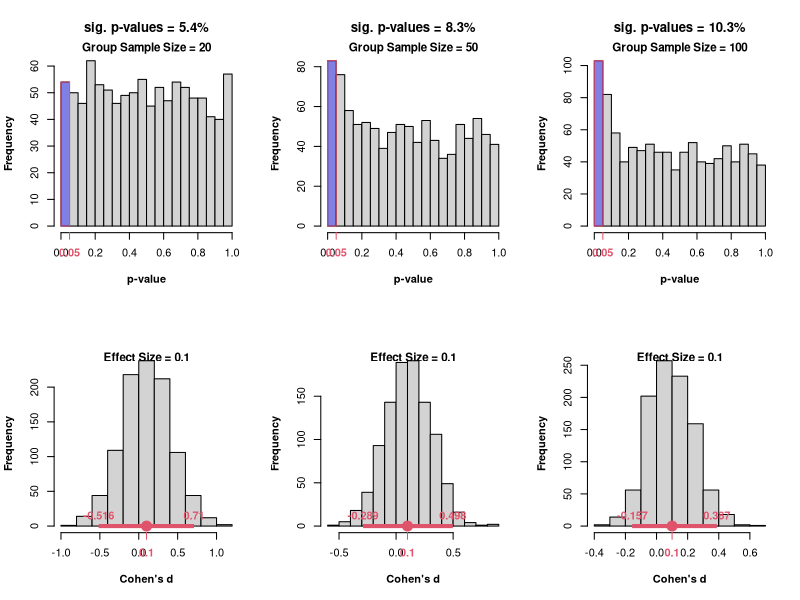

This figure's R source:
 p.es = function(n, es, n.sim){
  
if(length(n) > 1 & length(es) > 1) stop("Error: Explore 'Effect Size' and 'Sample Size' one at a time.")
if(length(n.sim) > 1) stop("Error: Choose a single value for 'n.sim'.")      
t.sim = Vectorize(function(n, es){
    d = numeric(n.sim)
    p = numeric(n.sim)   
for(i in 1:n.sim){
    N = sqrt((n^2)/(2*n))
    x = rnorm(n, es, 1)
    y = rnorm(n, 0, 1)
    a = t.test(x, y, var.equal = TRUE)
 d[i] = a[[1]]/N
 p[i] = a[[3]]}
 h = hist(p, breaks = 15, xlab = "p-value", main = paste0("sig. p-values = ", mean(p <= .05)*1e2, "%"))
 rect(0, 0, h$breaks[2], h$counts[1], col = rgb(0, 0, 1, .4), border = 2)
 mtext(paste0("Group Sample Size = ", n), 3, font = 2, cex = .7)
 axis(1, at = h$breaks[2], font = 2, col = 2, col.axis = 2)
 hist(d, xlab = "Cohen's d", main = NA) ; axis(1, at = es, col = 2, col.axis = 2, font = 2)
 mtext(paste0("Effect Size = ", es), 3, font = 2, line = -.75, cex = .7)
 q = quantile(d, c(.025, .975))
 segments(q[1], 0, q[2], 0, lend = 1, lwd = 4, col = 2)
 text(q, 0, round(q, 3), font = 2, pos = 3, col = 2)
 points(es, 0, pch = 19, cex = 2, col = 2)
  }, c("n", "es"))
  
  input = if(length(n) > 1) n else if(length(es) > 1) es else n
  par(mfcol = c(2, length(input)), font.lab = 2, xpd = NA)
  invisible(t.sim(n, es)) }
# Example of use:
p.es(n = c(20, 50, 100), es = .1, n.sim = 1e3)
